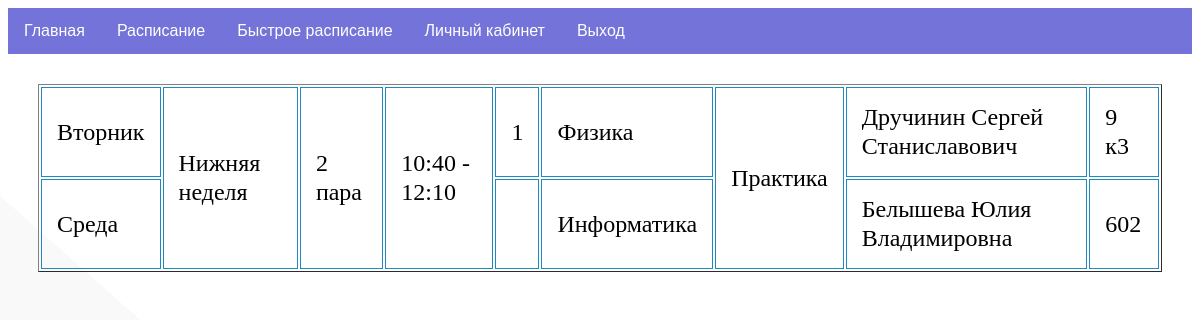
Before: /schedule (signed in) with the older database file.
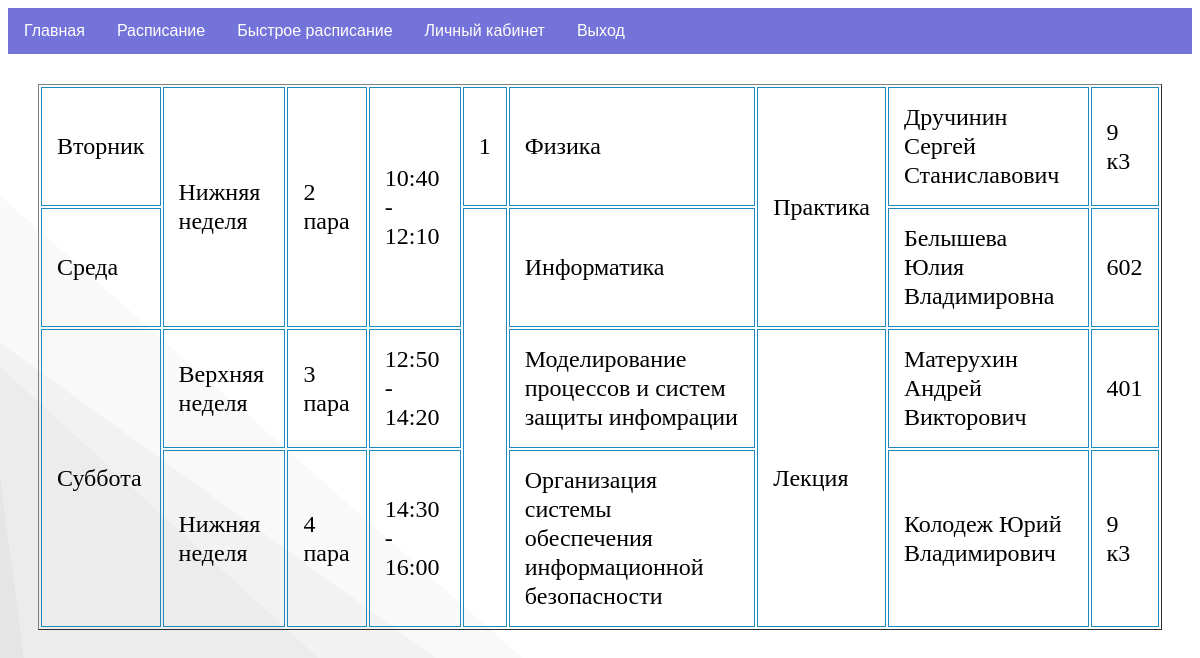
After: the same page with the newer database file.
### tables this page shows
CREATE TABLE mainmenu (
id integer PRIMARY KEY AUTOINCREMENT,
title text NOT NULL,
url text NOT NULL
);

CREATE TABLE "schedule" (
	"id"	integer,
	"schedule_group_id"	text NOT NULL,
	"schedule_day_id"	text NOT NULL,
	"schedule_number_id"	text,
	"schedule_time_id"	text NOT NULL,
	"schedule_teacher_id"	text NOT NULL,
	"schedule_place_id"	text NOT NULL,
	"schedule_name_id"	text NOT NULL,
	"schedule_aud_id"	TEXT,
	"schedule_type_id"	TEXT,
	"filt"	TEXT,
	"c_id"	INTEGER,
	"p_g"	INTEGER,
	PRIMARY KEY("id" AUTOINCREMENT)
);

CREATE TABLE "schedule_day" (
	"id"	integer,
	"schedule_day_text"	TEXT NOT NULL,
	PRIMARY KEY("id" AUTOINCREMENT)
);

CREATE TABLE "schedule_place" (
	"id"	INTEGER,
	"schedule_place_text"	INTEGER NOT NULL,
	PRIMARY KEY("id" AUTOINCREMENT)
);

CREATE TABLE "schedule_time" (
	"id"	integer,
	"schedule_time_text"	TEXT NOT NULL,
	"schedule_time_text_place"	INTEGER,
	PRIMARY KEY("id" AUTOINCREMENT)
);

CREATE TABLE "schedule_name" (
	"id"	integer,
	"schedule_name_text"	TEXT NOT NULL,
	"schedule_name_text_type"	TEXT,
	PRIMARY KEY("id" AUTOINCREMENT)
);

CREATE TABLE schedule_teacher (id integer PRIMARY KEY AUTOINCREMENT, schedule_teacher_text TEXT NOT NULL);

CREATE TABLE "schedule_aud" (
	"id"	INTEGER,
	"schedule_aud_text"	TEXT NOT NULL,
	PRIMARY KEY("id" AUTOINCREMENT)
);

### main.py (the view)
@app.route("/schedule")
@login_required
def schedule():
    user = current_user.get_id()
    role = dbase.getUserRole(user)
    try:
        return render_template("schedule.html", menu=dbase.getMenu(), schedule=dbase.getSchedule(user), role=role, title="Быстрое расписание")
    except: return render_template("profile.html", menu=dbase.getMenu(), role=role, user=dbase.getUserInfo(user), title="Личный кабинет")

### DataBase.py (called while the page is built)
    def getMenu(self):
        sql = '''SELECT * FROM mainmenu'''
        try:
            self.__cur.execute(sql)
            res = self.__cur.fetchall()
            if res: return res
        except:
            print("Ошибка чтения из БД")
        return []

    def getUser(self, user_id):
        try:
            self .__cur.execute(f"SELECT * FROM users WHERE id = '{user_id}' LIMIT 1")
            res = self.__cur.fetchone()
            return res
        except sqlite3.Error as e:
            print("Ошибка получения данных из БД "+str(e))
        return False

    def getUserRole(self, user):
        try:
            [res], = self.__cur.execute('SELECT role FROM users WHERE id=?', (user,))
            return res
        except sqlite3.Error as e:
            print("Ошибка получения данных из БД "+str(e))
        return False

### UserLogin.py (called while the page is built)
    def fromDB(self, user_id, db):
        self.__user = db.getUser(user_id)
        return self

    def get_id(self):
        return str(self.__user['id'])

### main.py (called while the page is built)
@login_manager.user_loader
def load_user(user_id):
    print("load_user")
    return UserLogin().fromDB(user_id, dbase)

def connect_db():
    conn = sqlite3.connect(app.config['DATABASE'])
    conn.row_factory = sqlite3.Row
    return conn

def get_db():
    if not hasattr(g, 'link_db'):
        g.link_db = connect_db()
    return g.link_db

@app.before_request
def before_request():
    global dbase
    db = get_db()
    dbase = DataBase(db)

### templates/schedule.html (shortened to what this page needs)
{% include 'base.html' %}
<body onload="myFunction()">
	<table class="iksweb", border="1">
		<tbody>
		{% for m in schedule -%}
			<tr>
				<td>{{m.schedule_day_id}}</td>
				<td>{{m.schedule_place_id}}</td>
				<td>{{m.schedule_number_id}}</td>
				<td>{{m.schedule_time_id}}</td>
				{% if m.p_g %}
					<td>{{m.p_g}}</td>
				{% else %}
					<td></td>
				{% endif %}
				<td>{{m.schedule_name_id}}</td>
				<td>{{m.schedule_type_id}}</td>
				<td>{{m.schedule_teacher_id}}</td>
				<td>{{m.schedule_aud_id}}</td>
		  </tr>
		{% endfor -%}
		</tbody>
	</table>
</body>

### templates/base.html (shortened to what this page needs)
<!DOCTYPE html>
<html lang="en">
<head>
  <link href="static/style.css" rel="stylesheet">
</head>
<body>
    <nav class='nav-content'>
        {% block content -%}
            {% block mainmenu -%}
                <ul class="mainmenu">
                {% for m in menu -%}
                    <li><a href="{{m.url}}">{{m.title}}</a></li>
                {% endfor -%}
                {% if role == 'student' %}
                    <li><a href="schedule">Быстрое расписание</a></li>
                    <li><a href="profile">Личный кабинет</a></li>
                    <li><a href="logout">Выход</a></li>
                {% endif %}
                </ul>
            {% endblock mainmenu -%}
        {% endblock content -%}
    </nav>
</body>
</html>

### static/style.css (style rules this page uses)
TABLE { color: #000; font-style: normal; font-weight: 400; font-size: 24px; line-height: 29px; margin: 30px; }
TD, TH { padding: 15px; border: 1px solid #1e8ac0; }
body { background-color: #ffffff; background-attachment: fixed; -webkit-background-size: cover; -moz-background-size: cover; -o-background-size: cover; background-size: cover; }
ul { list-style-type: none; margin: 0; padding: 0; overflow: hidden; background-color: #7373D9; font-family: Arial, Helvetica, sans-serif; }
li { float: left; }
li a { display: block; color: white; text-align: center; padding: 14px 16px; text-decoration: none; }

Changed rows visible on the page:
added schedule: schedule_day_id "Суббота", schedule_place_id "Верхняя неделя", schedule_number_id "3 пара", schedule_time_id "12:50 - 14:20", schedule_name_id "Моделирование процессов и систем защиты инфомрации", schedule_type_id "Лекция", schedule_teacher_id "Матерухин Андрей Викторович", schedule_aud_id "401"
added schedule: schedule_place_id "Нижняя неделя", schedule_number_id "4 пара", schedule_time_id "14:30 - 16:00", schedule_name_id "Организация системы обеспечения информационной безопасности", schedule_teacher_id "Колодеж Юрий Владимирович", schedule_aud_id "9 к3"
